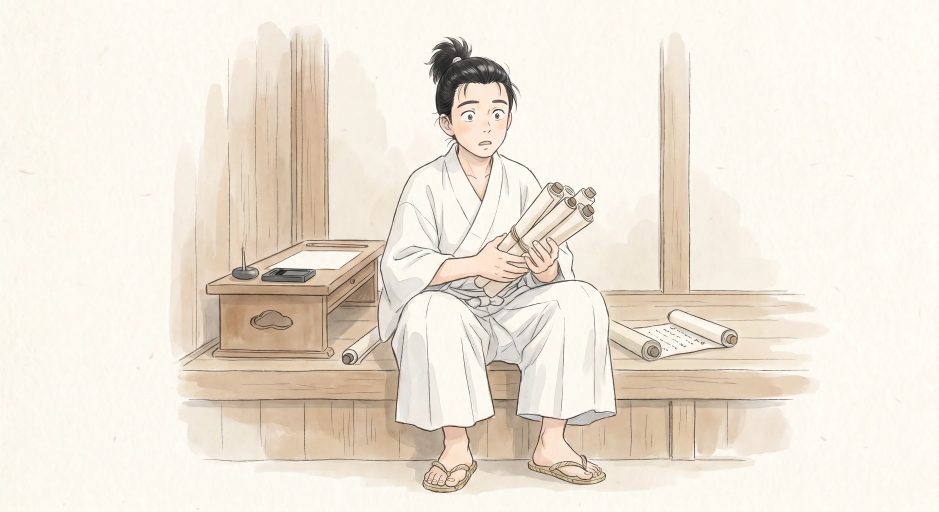
#> input picture assets-src/portraits/01-mui-bench.webp, 2816 x 1536 px (shown at 1/3 size); its folder holds 4 pictures in this run
$ python build-portraits.py
#> lines starting #> are read from the running program, lines starting #| are printed output that depends on the picture
"""位階の肖像の原画（assets-src/portraits/*.webp）から縮小版を作る。

原画は約 2800x1500px（デコード時 ~17MB/枚）。階位一覧で 10 枚並ぶとスマホのタブが落ちるため、
  <name>-w1200.webp … ホーム/ダッシュボードの主表示用（幅 1200px、~3MB）
  <name>-w480.webp  … 一覧サムネ用（幅 480px、~0.5MB）
を public/portraits/ に生成する。原画（.webp / .png）は触らない。既に縮小版があればスキップ。

原画は配信に載せないため public/ の外（assets-src/portraits/）に置いている。
アプリが参照するのは -w1200 / -w480 だけ（src/lib/nobleData.ts）。

  python scripts/build-portraits.py
"""
import glob
import os
import sys

from PIL import Image

sys.stdout.reconfigure(encoding="utf-8")
SRC_DIR = "assets-src/portraits"   # 原画（配信しない）
OUT_DIR = "public/portraits"       # 縮小版（配信する）
WIDTHS = (1200, 480)
QUALITY = 82

os.makedirs(OUT_DIR, exist_ok=True)
made = skipped = 0
for src in sorted(glob.glob(os.path.join(SRC_DIR, "*.webp"))):
    base = os.path.basename(src)
    if "-w" in base and base.rsplit("-w", 1)[1].split(".")[0].isdigit():
        continue  # 生成物
    stem = base[:-5]
    for w in WIDTHS:
        dst = os.path.join(OUT_DIR, f"{stem}-w{w}.webp")
        if os.path.exists(dst):
            skipped += 1
            continue
        with Image.open(src) as im:  # 1枚ずつ開いて閉じる（8GB機）
#> im is the input picture: PIL image 2816x1536 RGB; mean R, G, B 238.1, 229.7, 217.6
            if im.width <= w:
                im.save(dst, "WEBP", quality=QUALITY, method=6)
            else:
                h = round(im.height * w / im.width)
#> h = 655
                im.resize((w, h), Image.LANCZOS).save(dst, "WEBP", quality=QUALITY, method=6)
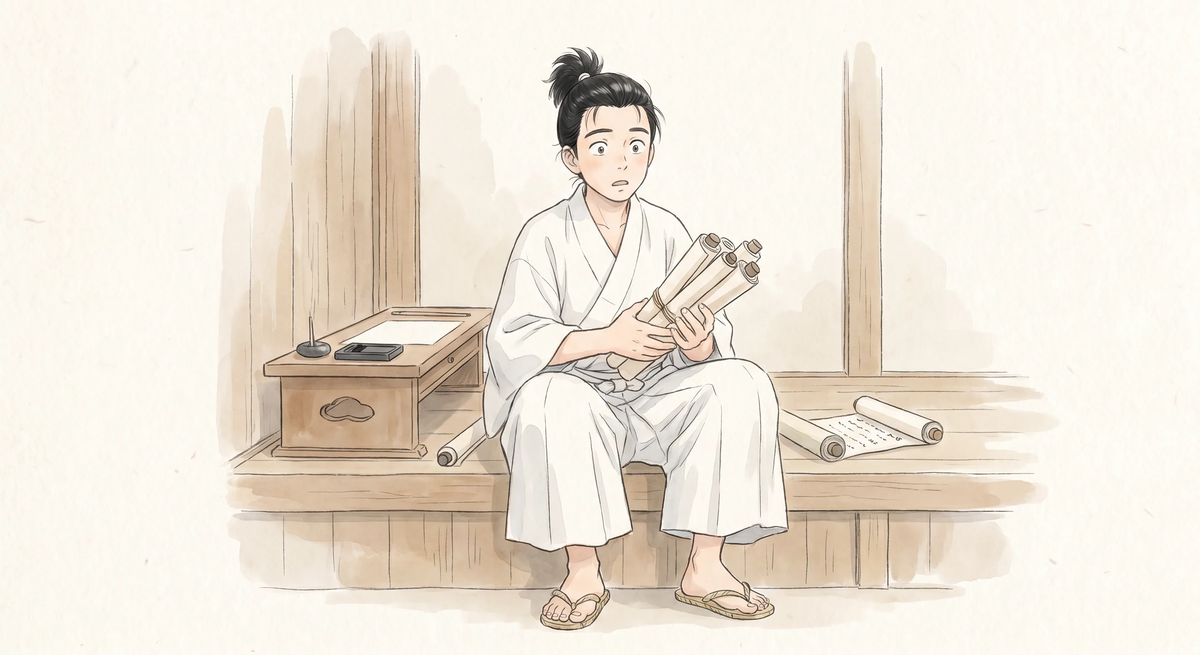
#> saved as 01-mui-bench-w1200.webp: PIL image 1200x655 RGB; mean R, G, B 238, 229.6, 217.6
        made += 1
        print(f"{dst}  {os.path.getsize(dst)//1024}KB")
#> pass 2 of the loop `for src in sorted(glob.glob(os.path.join(SRC_DIR, "*.webp"))):`:
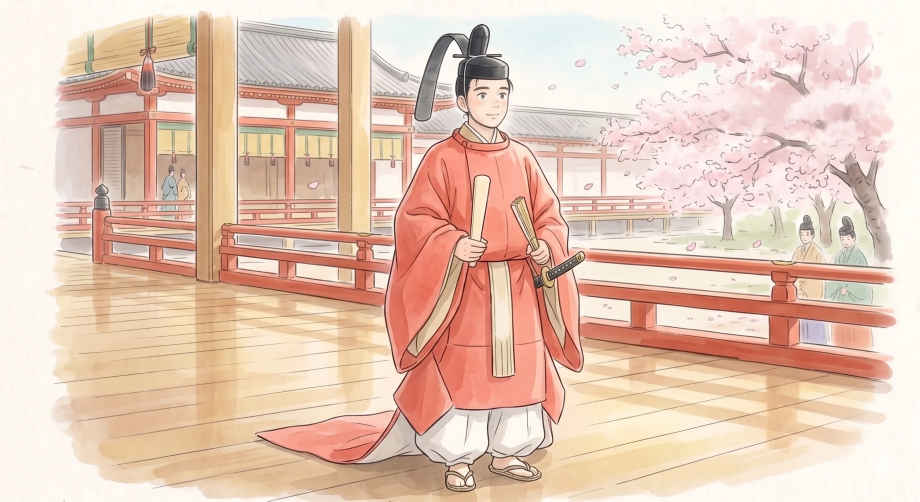
#> input picture assets-src/portraits/04-jige-coral.webp, 2760 x 1504 px (shown at 1/3 size)
#> im is the input picture: PIL image 2760x1504 RGB; mean R, G, B 229.5, 199.3, 181.8
#> `im.resize((w, h), Image.LANCZOS).save(dst, "WEBP", quality=QUALITY, me..`:
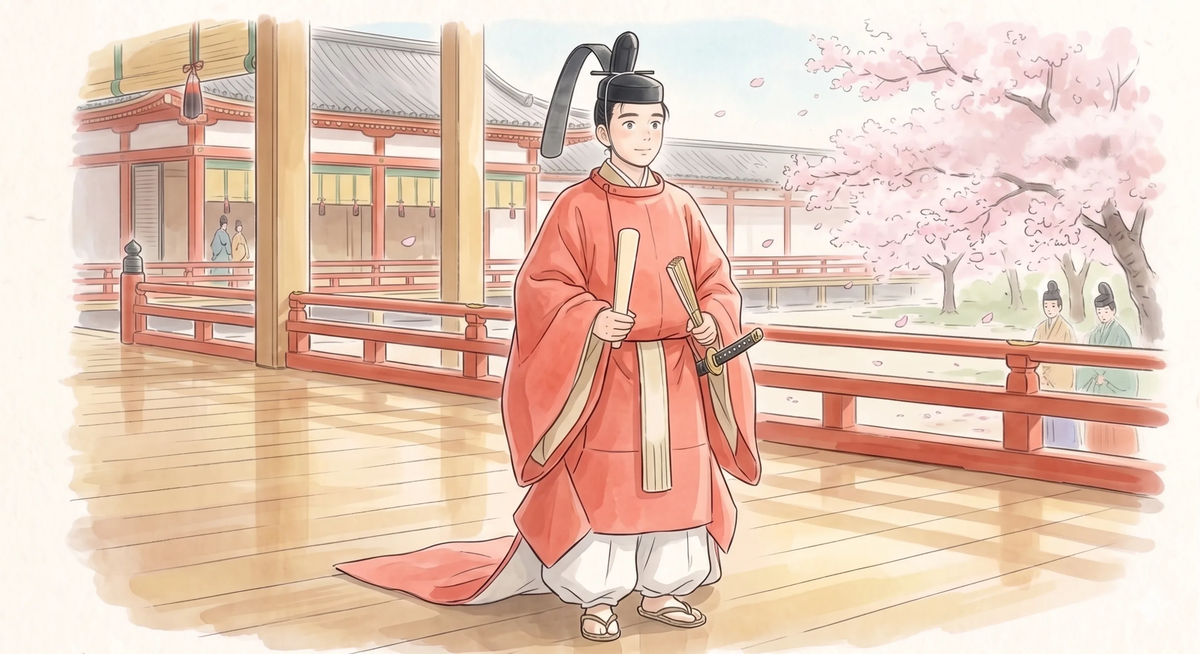
#> saved as 04-jige-coral-w1200.webp: PIL image 1200x654 RGB; mean R, G, B 229.4, 199.3, 181.8
#> pass 3 of the loop `for src in sorted(glob.glob(os.path.join(SRC_DIR, "*.webp"))):`:
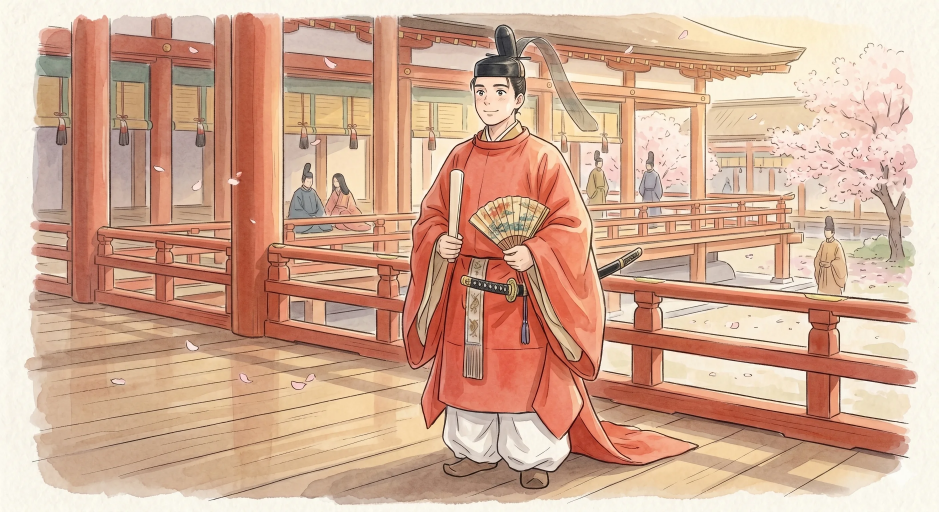
#> input picture assets-src/portraits/08-tenjo-red.webp, 2816 x 1536 px (shown at 1/3 size)
#> im is the input picture: PIL image 2816x1536 RGB; mean R, G, B 210.8, 170.9, 147.5
#> `im.resize((w, h), Image.LANCZOS).save(dst, "WEBP", quality=QUALITY, me..`:
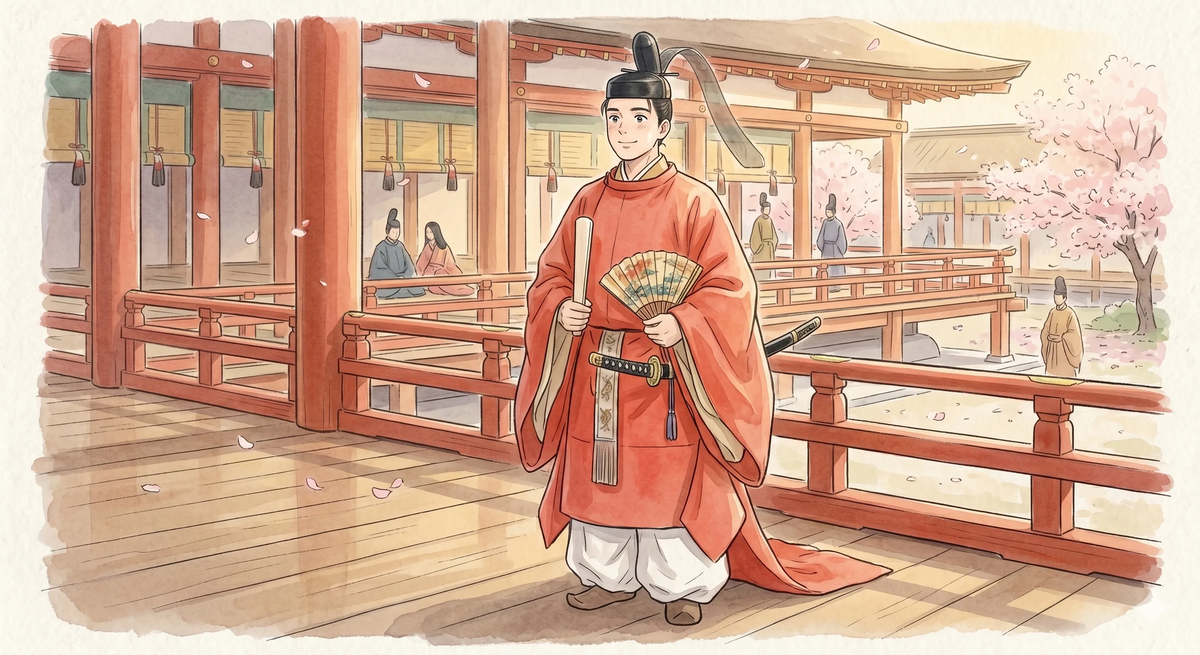
#> saved as 08-tenjo-red-w1200.webp: PIL image 1200x655 RGB; mean R, G, B 210.8, 170.9, 147.5
#> the loop made 4 passes; the first 3 are shown
print(f"generated {made}, skipped {skipped}")
